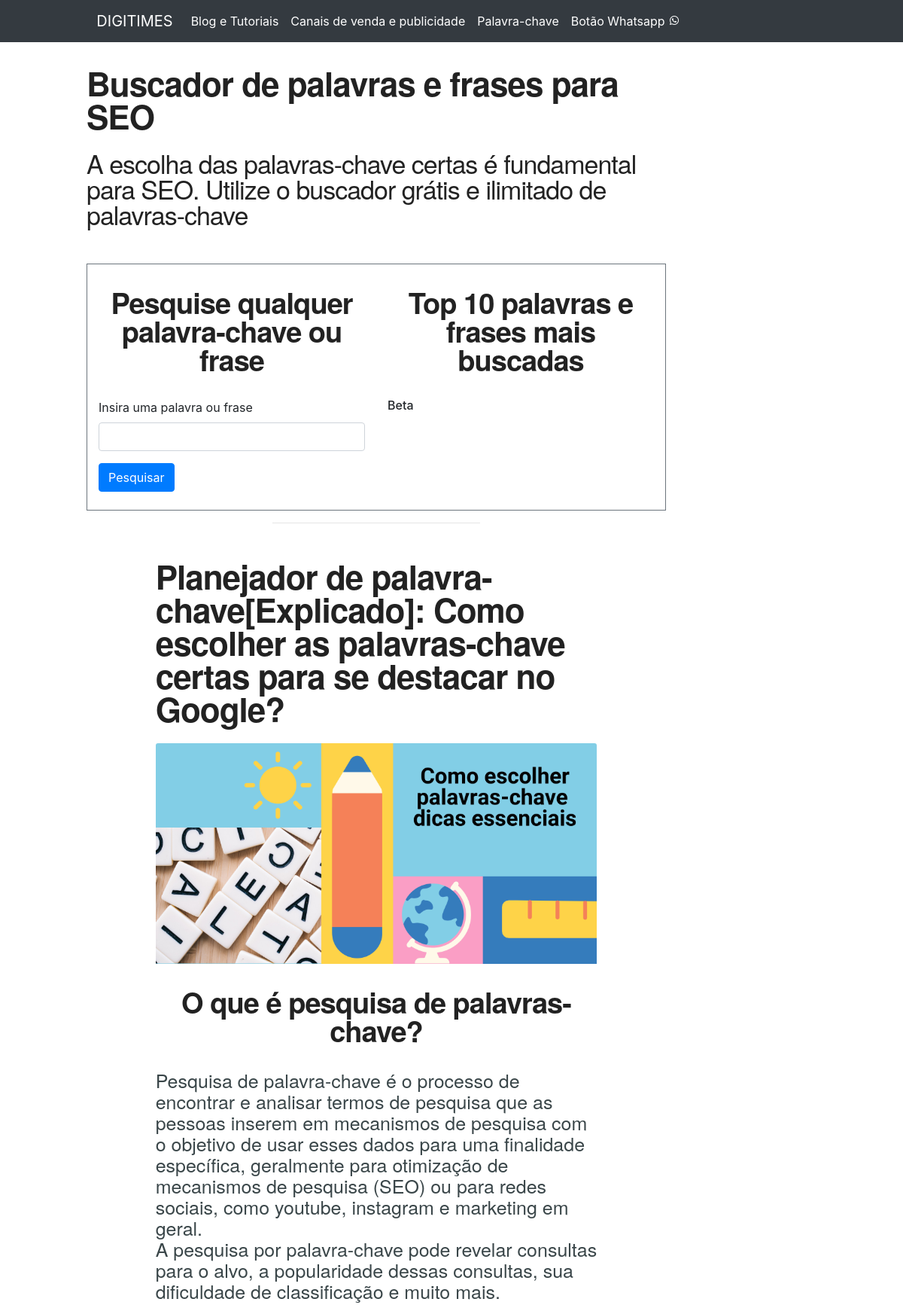
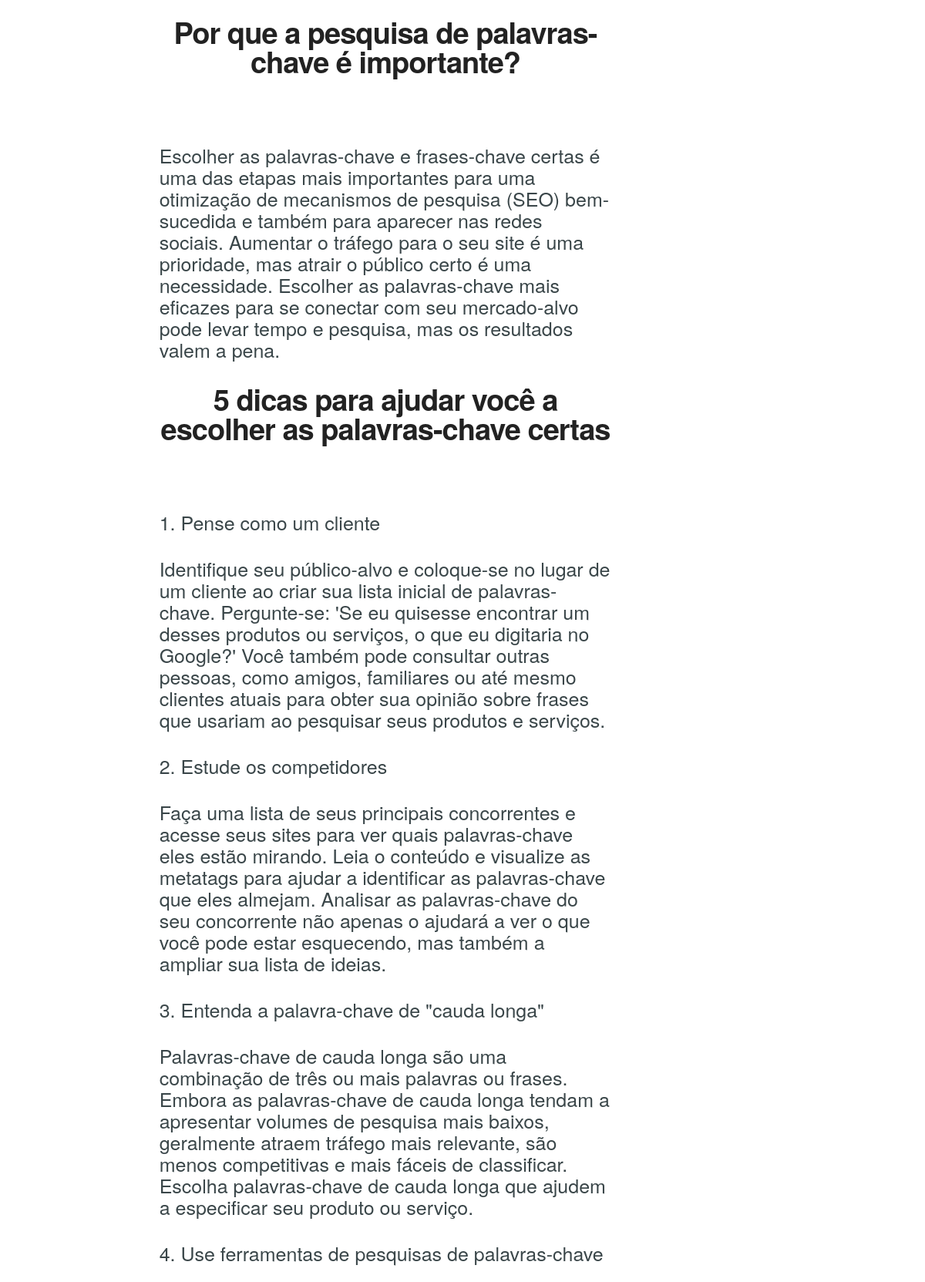
Screenshot of /apis/search_key (upper part) with the database file from the repository (2 pictures, top to bottom).
### blog/models.py (models this page shows, shortened)
class Post(models.Model):
  title = models.CharField(max_length = 255)
  photo_title = models.ImageField(upload_to='images/', blank=True)
  subheading1 = models.CharField(max_length = 255, blank=True)
  body1 = models.TextField(blank=True)
  photo_body1 = models.ImageField(upload_to='images/', blank=True)
  subheading2 = models.CharField(max_length = 255, blank=True)
  body2 = models.TextField(blank=True)
  photo_body2 = models.ImageField(upload_to='images/', blank=True)
  subheading3 = models.CharField(max_length = 255, blank=True)
  body3 = models.TextField(blank=True)
  conclusion = models.TextField(blank=True)
  post_links = models.CharField(max_length=255, blank=True)
  slug = models.SlugField(max_length=255, unique=True)
  author = models.ForeignKey(User, on_delete=models.CASCADE)
  created = models.DateTimeField(auto_now_add=True)
  updated = models.DateTimeField(auto_now=True)
  status = models.IntegerField(choices=STATUS, default=0)
  class Meta:
    ordering = ("-created",)

### apis/views.py (the view, shortened to what this page needs)
# urls.py: path("apis/search_key", views.SearchKeyView.as_view(), name="search_key"),
class SearchKeyView(TemplateView):
  template_name = 'apis/search_key.html'
  def get(self, request):
    post = Post.objects.get(pk=9)
    form = SearchKeyForm()
    return render(request, self.template_name, {'form':form, 'post':post})

### apis/forms.py
class SearchKeyForm(forms.Form):
  search_key = forms.CharField(label = 'Insira uma palavra ou frase', max_length = 200, required=False )

### apis/templates/apis/search_key.html (shortened to what this page needs)
{% extends "blog/base.html" %} {% load crispy_forms_tags %} {% block content %}
	<h1> Buscador de palavras e frases para SEO</h1>
			<h3 class="font-weight-light"> A escolha das palavras-chave certas é fundamental para SEO. Utilize o buscador grátis e ilimitado
			de palavras-chave</h3>
<div class="container mt-5 mb-3">
	<div class="row g-5 border border-secondary">
		<div class="col-md-6">
			<h2>Pesquise qualquer palavra-chave ou frase</h2>
			<form method="post">
				{% csrf_token %} {{ form | crispy}}
				<button type="submit" class="btn btn-primary"  value="Submit">Pesquisar</button>
</form>
<br>
      </div>
      <div class="col-md-6">
        <h2>Top 10 palavras e frases mais buscadas </h2><h6> Beta </h6>
      </div>
</div>
<hr class="col-2 col-md-4 mb-3">
<article class="mb-4">
	<div class="container">
		<div class="row gx-4 gx-lg-5 justify-content-center">
			<div class="col-md-10">
				<h1 class="section-heading">Planejador de palavra-chave[Explicado]: {{post.title}}</h1>
				<img class="card-img-top" src="{{ post.photo_title.url }}" alt="{{post.title}}">
<h2> {{post.subheading1}} </h2>
                        <p> {{post.body1|linebreaks}} </p>
                        <h2 class="section-heading">{{post.subheading2}}</h2>
                        <p>{{post.body2|linebreaks}}</p>
                        <h2 class="section-heading">{{post.subheading3}}</h2>
                        <p>{{post.body3|linebreaks}}</p>
                    </div>
                </div>
            </div>
        </article>
{% endblock %}

### blog/static/blog/style.css (style rules this page uses)
h1 { color: #222; font-family: 'Helvetica Neue', sans-serif; font-size: 44px; font-weight: bold; letter-spacing: -1px; line-height: 1; text-align: left; margin-top: 2rem; margin-bottom: 1.5rem }
h2 { color: #222; font-family: 'Helvetica Neue', sans-serif; font-size: 38px; font-weight: bold; letter-spacing: -1px; line-height: 1; text-align: center; margin-top: 2rem ; margin-bottom: 2rem }
h3 { color: #222; font-family: 'Helvetica Neue', sans-serif; font-size: 34px; font-weight: bold; letter-spacing: -1px; line-height: 1; text-align: left; margin-top: 0.5rem; margin-bottom: 2rem }
p { color: #3a4649; font-family: 'Helvetica Neue',sans-serif; font-size: 25px; font-weight: 500; line-height: 28px; margin: 0 0 30px; margin-top: 2rem; }

### rows the page displays
Post: title "Como escolher as palavras-chave certas para se destacar no Google?", photo_title (picture), subheading1 "O que é pesquisa de palavras-chave?", body1 "Pesquisa de palavra-chave é o processo de encontrar e analisar termos de pesquisa que as pessoas inserem em mecanismos de pesquisa com o objetivo de usar esses dados para uma finalidade específica, geralmente para otimização de mecanismos de pesquisa (SEO) ou para redes sociais, como youtube, instagram e marketing em geral. A pesquisa por palavra-chave pode revelar consultas para o alvo, a popularidade dessas consultas, sua dificuldade de classificação e muito mais.", subheading2 "Por que a pesquisa de palavras-chave é importante?", body2 "Escolher as palavras-chave e frases-chave certas é uma das etapas mais importantes para uma otimização de mecanismos de pesquisa (SEO) bem-sucedida e também para aparecer nas redes sociais. Aumentar o tráfego para o seu site é uma prioridade, mas atrair o público certo é uma necessidade. Escolher as palavras-chave mais eficazes para se conectar com seu mercado-alvo pode levar tempo e pesquisa, mas os resultados valem a pena.", subheading3 "5 dicas para ajudar você a escolher as palavras-chave certas", body3 "1. Pense como um cliente Identifique seu público-alvo e coloque-se no lugar de um cliente ao criar sua lista inicial de palavras-chave. Pergunte-se: 'Se eu quisesse encontrar um desses produtos ou serviços, o que eu digitaria no Google?' Você também pode consultar outras pessoas, como amigos, familiares ou até mesmo clientes atuais para obter sua opinião sobre frases que usariam ao pesquisar seus produtos e serviços. 2. Estude os competidores Faça uma lista de seus principais concorrentes e acesse seus sites para ver quais palavras-chave eles estão mirando. Leia o conteúdo e visualize as metatags para ajudar a identificar as palavras-chave que eles almejam. Analisar as palavras-chave do seu…"
